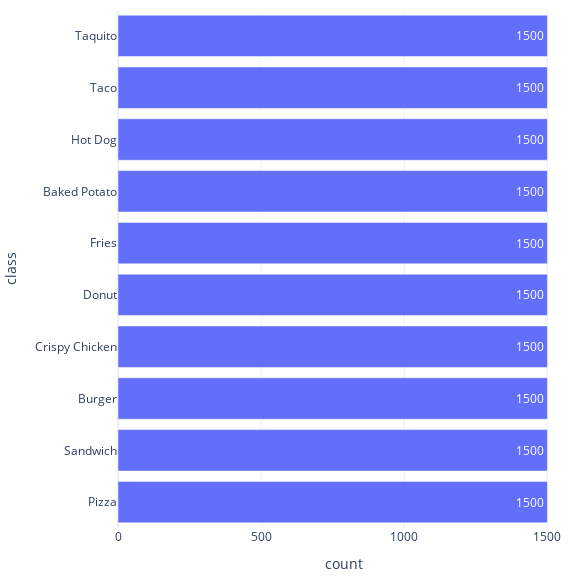

Write notebook code for a chart like this one.
### Code cell
import plotly.express as px
import pandas as df
import plotly.io as pio

fig=px.bar(df.DataFrame.from_dict(dict_data,orient='index'),
           template='plotly_white',
           text_auto=True,
           labels={'value':'count',
                   'index':'class'},
           orientation='h',
           height=580,
           width=580)
fig.update_layout(showlegend=False,
                  margin={'r':10,
                          't':10,
                          'b':15})

# For transparent background
# paper_bgcolor="rgba(0,0,0,0)"
# plot_bgcolor="rgba(0,0,0,0)"

fig.show()
pio.write_image(fig, 
                'reports/image.png',
                scale=5, 
                width=580, 
                height=580)

### Figure 1 — Plotly figure (JSON) as saved in the notebook; plotly's stock layout.template omitted (floating-point values rounded to 4 significant figures)
{"data": [{"alignmentgroup": "True", "hovertemplate": "variable=0<br>count=%{x}<br>class=%{y}<extra></extra>", "legendgroup": "0", "marker": {"color": "#636efa", "pattern": {"shape": ""}}, "name": "0", "offsetgroup": "0", "orientation": "h", "showlegend": true, "textposition": "auto", "texttemplate": "%{x}", "type": "bar", "x": [1500, 1500, 1500, 1500, 1500, 1500, 1500, 1500, 1500, 1500], "xaxis": "x", "y": ["Pizza", "Sandwich", "Burger", "Crispy Chicken", "Donut", "Fries", "Baked Potato", "Hot Dog", "Taco", "Taquito"], "yaxis": "y"}], "layout": {"barmode": "relative", "height": 580, "legend": {"title": {"text": "variable"}, "tracegroupgap": 0}, "margin": {"b": 15, "r": 10, "t": 10}, "showlegend": false, "width": 580, "xaxis": {"anchor": "y", "domain": [0, 1], "title": {"text": "count"}}, "yaxis": {"anchor": "x", "domain": [0, 1], "title": {"text": "class"}}}}
